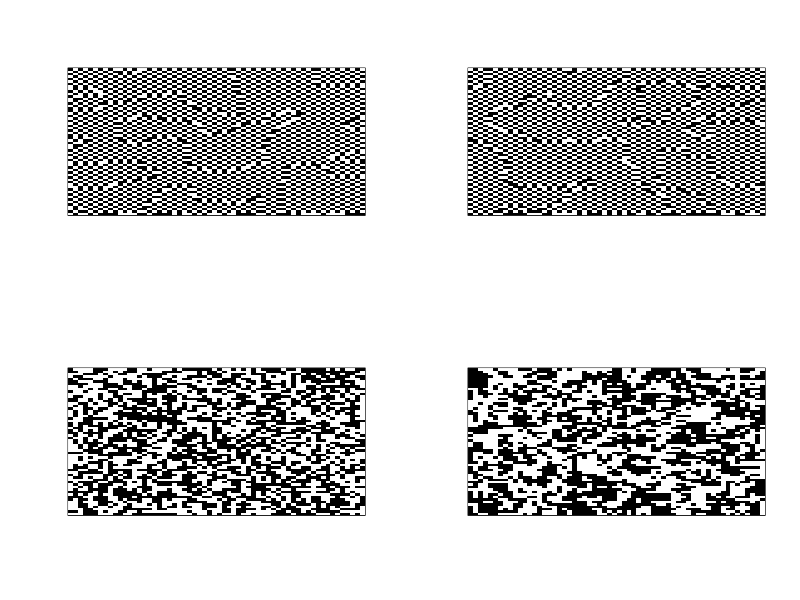
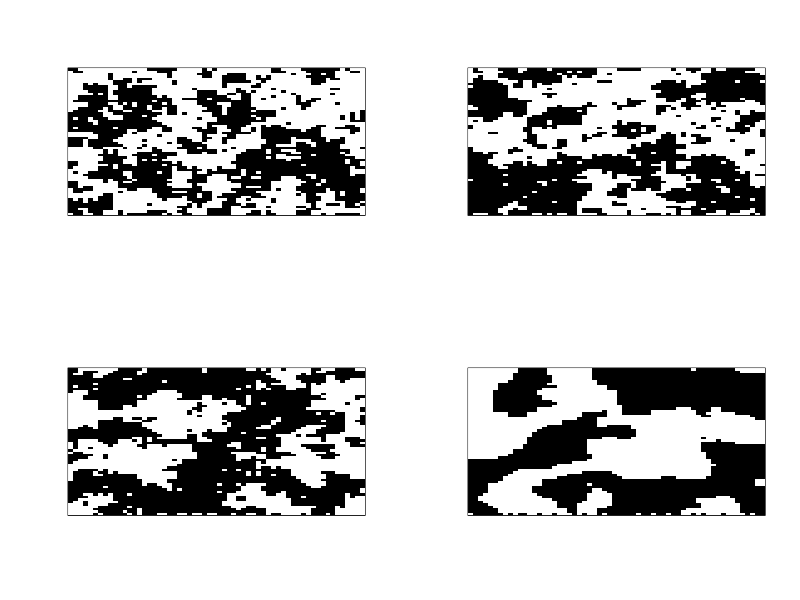
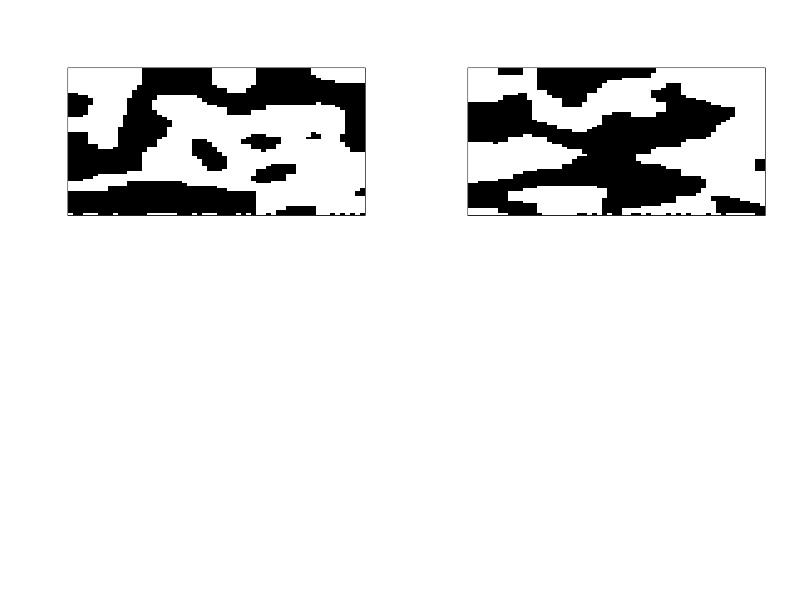

Reproduce these figures in R, in order.
par(mfrow=c(2,2))
betalist<-c(-1.5,-1,0,0.2,0.4,0.441,0.5,1,2,10)
for(z in 1:10){
  g<-60
  beta<-betalist[z]
  trials=10^5
  grid<-matrix(sample(c(-1,1),(g+2)^{2},rep=T),nrow=g+2)
  grid[c(1,g+2),]<-0
  grid[,c(1,g+2)]<-0
  for(m  in 1:trials){
    i<-sample(2:(g+1),1)
    j<-sample(2:g+1,1)
    deg<-grid[i,j+1]+grid[i,j-1]+grid[i-1,j]+grid[i+1,j]
    p<-1/(1+exp(-beta*2*deg))
    if(runif(1)<p)grid[i,j]<-1 else grid[i,j]<- -1
  }
  final<-grid[2:(g+1),2:(g+1)]
  image(final,yaxt='n',xaxt='n',col=c(0,1))
}